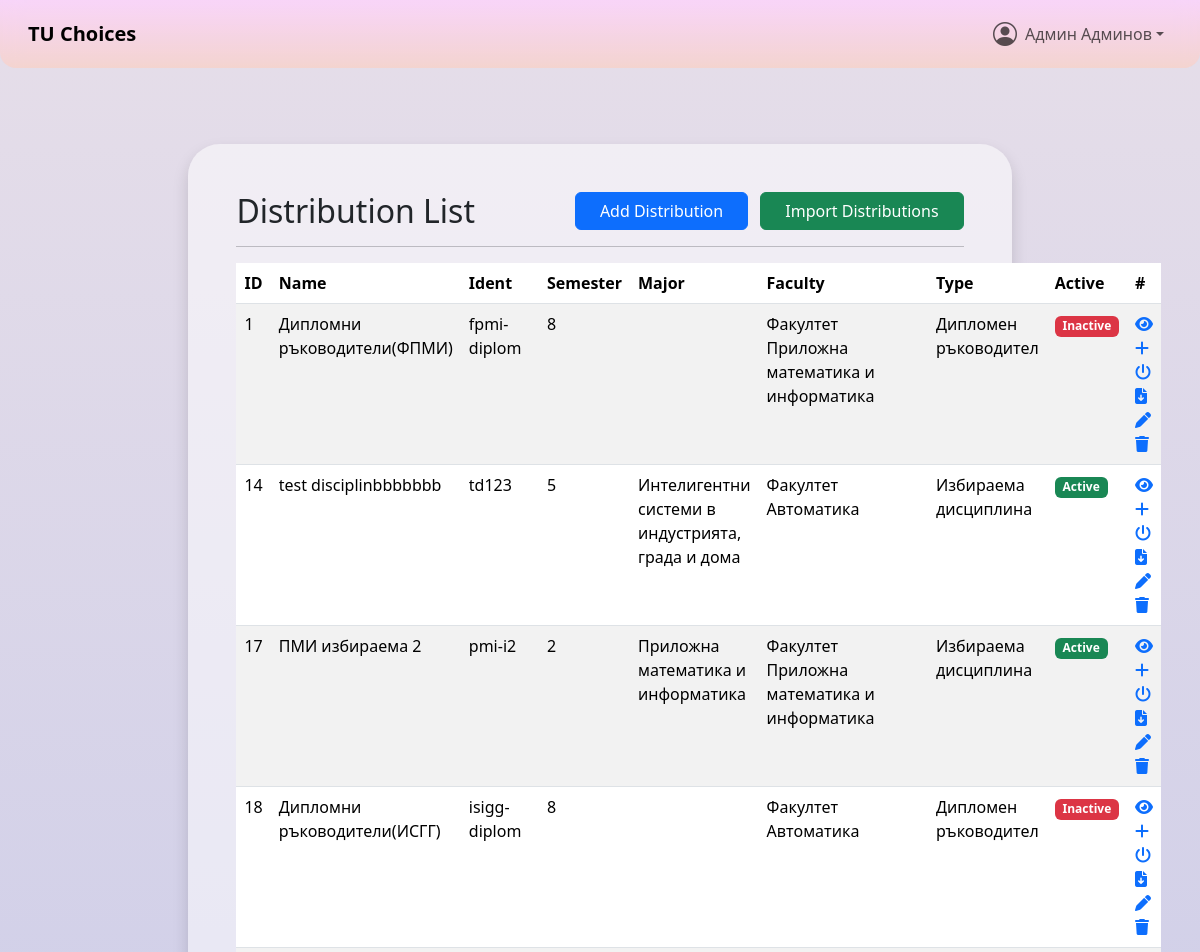
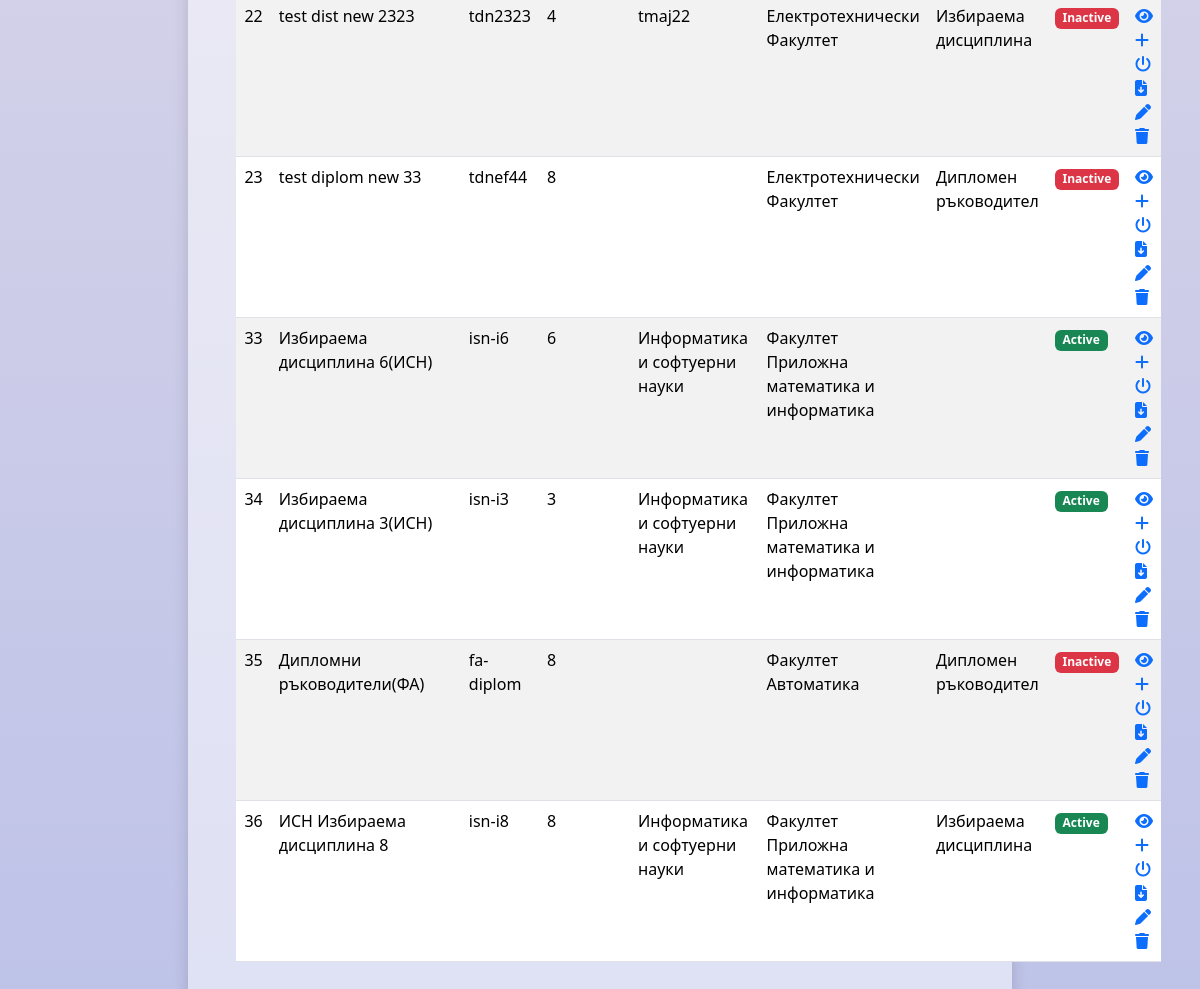
The page /distributions/distributionList.php (signed in) on the database its author committed (2 pictures, top to bottom).
### tables this page shows
CREATE TABLE `users` (
  `id` int(11) NOT NULL,
  `username` varchar(100) NOT NULL,
  `names` varchar(100) NOT NULL,
  `email` varchar(100) NOT NULL,
  `pass` varchar(100) NOT NULL DEFAULT '',
  `role` int(11) NOT NULL DEFAULT 0 COMMENT '1=student,2=teacher,3=admin',
  `fn` varchar(100) NOT NULL DEFAULT '',
  `major` varchar(10) NOT NULL DEFAULT '0',
  `faculty` varchar(10) NOT NULL DEFAULT '0',
  `start_year` int(11) DEFAULT NULL,
  `active` tinyint(1) NOT NULL DEFAULT 0,
  `deleted` tinyint(1) NOT NULL DEFAULT 0,
  `created_at` datetime NOT NULL DEFAULT current_timestamp(),
  `updated_at` datetime NOT NULL DEFAULT current_timestamp() ON UPDATE current_timestamp()
);

CREATE TABLE `distributions` (
  `id` int(11) NOT NULL,
  `name` varchar(100) NOT NULL,
  `ident` varchar(50) NOT NULL,
  `semester_applicable` int(11) NOT NULL,
  `major` varchar(10) NOT NULL DEFAULT '0',
  `faculty` varchar(10) NOT NULL DEFAULT '0',
  `type` tinyint(1) NOT NULL COMMENT '1=Избираема дисциплина, 2=Дипломен ръководител',
  `active` smallint(6) NOT NULL DEFAULT 0,
  `deleted` tinyint(1) NOT NULL DEFAULT 0,
  `created_at` datetime NOT NULL DEFAULT current_timestamp(),
  `updated_at` datetime NOT NULL DEFAULT current_timestamp() ON UPDATE current_timestamp()
);

CREATE TABLE `faculties` (
  `id` int(11) NOT NULL,
  `name` varchar(100) NOT NULL,
  `short` varchar(50) NOT NULL,
  `deleted` tinyint(1) NOT NULL DEFAULT 0,
  `created_at` datetime NOT NULL DEFAULT current_timestamp(),
  `updated_at` datetime NOT NULL DEFAULT current_timestamp() ON UPDATE current_timestamp()
);

CREATE TABLE `majors` (
  `id` int(11) NOT NULL,
  `name` varchar(100) NOT NULL,
  `short` varchar(50) NOT NULL,
  `faculty` varchar(10) NOT NULL DEFAULT '0',
  `deleted` tinyint(1) NOT NULL DEFAULT 0,
  `created_at` datetime NOT NULL DEFAULT current_timestamp(),
  `updated_at` datetime NOT NULL DEFAULT current_timestamp() ON UPDATE current_timestamp()
);

### backend/users/user.php (called while the page is built, shortened)
<?php
class User
{
    private $names;
    public function __construct($id, mysqli $mysqli)
    {
        $this->id = $id;
        $stmt = $mysqli->prepare(
            "SELECT username, names, email, role, fn, major, faculty, start_year
             FROM users
             WHERE id = ?
             LIMIT 1"
        );
        $stmt->bind_param('i', $this->id);
        $stmt->execute();
        $stmt->bind_result(
            $username,
            $names,
            $email,
            $role,
            $fn,
            $majorShort,
            $facultyShort,
            $startYear
        );
        $this->names = $names;
    }
    public function getNames()
    {
        return $this->names;
    }
}

### backend/utils/dbUtils.php (called while the page is built, shortened)
<?php
function getNonDeletedFromDB($table_name, $mysqli, $hasDeleted = true, $searchableByID = false)
{
    $check = $hasDeleted ? " WHERE deleted = 0" : "";
    $stmt = $mysqli->prepare("SELECT * FROM " . $table_name . $check);
    $stmt->execute();
    $result = $stmt->get_result();
    $arr = [];
    if ($searchableByID) {
        while ($row = $result->fetch_assoc()) {
            $arr[$row['id']] = $row;
        }
    } else {
        $arr = $result->fetch_all(MYSQLI_ASSOC);
    }
    return $arr;
}

### backend/distributions/distribution.php (called while the page is built, shortened)
<?php
require_once __DIR__ . "/../utils/dbUtils.php";
require_once __DIR__ . "/../users/User.php";
class Distribution
{
    private $majorShort;
    private $facultyShort;
    private $active;
    public function __construct(int $id, mysqli $mysqli)
    {
        $this->id = $id;
        $stmt = $mysqli->prepare(
            "SELECT name, ident, semester_applicable, major, faculty, type, active
             FROM distributions
             WHERE id = ?"
        );
        $stmt->bind_param('i', $this->id);
        $stmt->execute();
        $stmt->bind_result(
            $name,
            $ident,
            $semesterApplicable,
            $majorShort,
            $facultyShort,
            $type,
            $active
        );
        $this->majorShort = $majorShort;
        $this->facultyShort = $facultyShort;
        $this->active = $active;
    }
    public function getMajorID($mysqli)
    {
        $stmt = $mysqli->prepare("SELECT id FROM majors WHERE short = ?");
        $stmt->bind_param("s", $this->majorShort);
        $stmt->execute();
        $result = $stmt->get_result();
        $row = $result->fetch_assoc();
        return $row['id'] ?? 0;
    }
    public function getFacultyID(mysqli $mysqli)
    {
        $stmt = $mysqli->prepare("SELECT id FROM faculties WHERE short = ?");
        $stmt->bind_param("s", $this->facultyShort);
        $stmt->execute();
        $result = $stmt->get_result();
        $row = $result->fetch_assoc();
        return $row['id'] ?? 0;
    }
    public function isActive()
    {
        return $this->active == 1;
    }
}

### backend/majors/faculty.php (called while the page is built, shortened)
<?php
require_once "Major.php";
class Faculty
{
    private $name;
    public function __construct($id, mysqli $mysqli)
    {
        $this->id = $id;
        $stmt = $mysqli->prepare("SELECT name, short FROM faculties WHERE id = ?");
        $stmt->bind_param('i', $this->id);
        $stmt->execute();
        $stmt->bind_result($name, $short);
        $this->name = $name;
    }
    public function getName()
    {
        return $this->name;
    }
}

### backend/majors/major.php (called while the page is built, shortened)
<?php
class Major
{
    private $name;
    public function __construct($id, mysqli $mysqli)
    {
        $this->id = $id;
        $stmt = $mysqli->prepare("SELECT name, short, faculty FROM majors WHERE id = ?");
        $stmt->bind_param('i', $this->id);
        $stmt->execute();
        $stmt->bind_result($name, $short, $facultyShort);
        if (!$stmt->fetch()) {
            throw new Exception('Major not found for ID ' . $this->id);
        }
        $this->name = $name;
    }
    public function getName()
    {
        return $this->name;
    }
}

### distributions/distributionList.php (the view, shortened to what this page needs)
<?php
require_once "../header.php";
$distributions = getNonDeletedFromDB("distributions", $mysqli);
?>
<main>
    <div class="container-fluid d-flex flex-column align-items-center pb-5 pt-5" style="min-height:90vh">
        <div class="bg-white bg-opacity-50 p-5 rounded-5 shadow" style="width:70%">
            <div class="d-flex justify-content-between align-items-center mb-3">
                <h2 class="mb-0">Distribution List</h2>
                <div>
                    <a href="distributionAdd.php" class="btn btn-primary px-4 me-2">Add Distribution</a>
                    <button onclick="importData('../backend/utils/importData.php', 'importDistributions')"
                        class="btn btn-success px-4">Import Distributions</button>
                </div>
            </div>
            <hr>
            <table id="table" class="table table-striped">
                <thead>
                    <tr>
                        <th>ID</th>
                        <th>Name</th>
                        <th>Ident</th>
                        <th>Semester</th>
                        <th>Major</th>
                        <th>Faculty</th>
                        <th>Type</th>
                        <th>Active</th>
                        <th>#</th>
                    </tr>
                </thead>
                <tbody>
                    <?php foreach ($distributions as $d) {
                        $currDist = new Distribution($d["id"], $mysqli);
                        $majorName = "";
                        $facultyName = "";
                        try {
                            $currMajor = new Major($currDist->getMajorID($mysqli), $mysqli);
                            $majorName = $currMajor->getName();
                        } catch (\Exception $th) {
                        }
                        try {
                            $currFaculty = new Faculty($currDist->getFacultyID($mysqli), $mysqli);
                            $facultyName = $currFaculty->getName();
                        } catch (\Exception $th) {
                        }
                        ?>
                        <tr>
                            <td><?= $d["id"]; ?></td>
                            <td><?= $d["name"]; ?></td>
                            <td><?= $d["ident"]; ?></td>
                            <td><?= $d["semester_applicable"]; ?></td>
                            <td><?= $majorName; ?></td>
                            <td><?= $facultyName; ?></td>
                            <td>
                                <?php
                                if ($d["type"] == 1) {
                                    echo "Избираема дисциплина";
                                } else if ($d["type"] == 2) {
                                    echo "Дипломен ръководител";
                                } ?>
                            </td>
                            <td>
                                <?php if ($d["active"]) { ?>
                                    <span class="badge bg-success" style="cursor: pointer;" title="Deactivate distribution"
                                        onclick="switchDistribution(<?= $d['id'] ?>, 0)">Active</span>
                                <?php } else { ?>
                                    <span class="badge bg-danger" style="cursor: pointer;" title="Activate distribution"
                                        onclick="switchDistribution(<?= $d['id'] ?>, 1)">Inactive</span>
                                <?php } ?>
                            </td>
                            <td>
                                <a href="distributionView.php?id=<?= $d["id"] ?>">
                                    <i class="fa-solid fa-eye"></i>
                                </a>
                                <a href="distributionChoiseAdd.php?dist_id=<?= $d["id"]; ?>">
                                    <i class="fa-solid fa-plus"></i>
                                </a>
                                <a href="#" title="Only toggle, don't distribute"
                                    onclick="proceedToggle(<?= $currDist->isActive() ? 0 : 1; ?>, <?= $d['id'] ?>, false)">
                                    <i class="fa-solid fa-power-off"></i>
                                </a>
                                <a id="downloadDistBtn" href="#" title="Download data" data-dist-id="<?= $d["id"]; ?>">
                                    <i class="fa-solid fa-file-arrow-down"></i>
                                </a>
                                <a href="distributionEdit.php?id=<?= $d["id"]; ?>">
                                    <i class="fa-solid fa-pen"></i>
                                </a>
                                <a href="distributionList.php?action=delete&id=<?= $d["id"]; ?>">
                                    <i class="fa-solid fa-trash"></i>
                                </a>
                            </td>
                        </tr>
                    <?php } ?>
                </tbody>
            </table>
        </div>
    </div>
</main>
<?php require_once "../footer.php"; ?>

### header.php (shortened to what this page needs)
<?php
require_once "backend/config/dbConfig.php";
require_once "backend/utils/dbUtils.php";
require_once "backend/majors/Faculty.php";
require_once "backend/majors/Major.php";
require_once "backend/distributions/Distribution.php";
require_once "backend/users/User.php";
$projectRoot = str_replace(
    realpath($_SERVER['DOCUMENT_ROOT']),
    '',
    realpath(__DIR__ . '/')
);
$user = new User($_SESSION["userID"], $mysqli);
?>
<!DOCTYPE html>
<html lang="en">
<head>
    <link href="https://cdn.jsdelivr.net/npm/bootstrap@5.3.5/dist/css/bootstrap.min.css" rel="stylesheet"
>
    <link rel="stylesheet" href="https://cdn.jsdelivr.net/npm/bootstrap-icons@1.10.5/font/bootstrap-icons.css">
    <link rel="stylesheet" href="https://cdn.datatables.net/2.3.0/css/dataTables.bootstrap5.css">
         <link rel="stylesheet" href="<?= $projectRoot ?>/css/main.css">
    <link rel="stylesheet" href="<?= $projectRoot ?>/css/navbar.css">
</head>
<body>
    <header>
        <nav class="navbar navbar-expand-lg navbar-custom fixed-top px-3">
            <div class="container-fluid">
                <a class="navbar-brand fw-bold" href="<?= $projectRoot ?>/index.php">TU Choices</a>
                <div class="collapse navbar-collapse" id="mainNav">
                    <ul class="navbar-nav ms-auto mb-2 mb-lg-0 align-items-lg-center">
                        <li class="nav-item dropdown">
                            <a class="nav-link dropdown-toggle d-flex align-items-center" href="#" id="profileDropdown"
                                role="button" data-bs-toggle="dropdown" aria-expanded="false">
                                <i class="bi bi-person-circle fs-4"></i>
                                <div class="ms-2"><?= $user->getNames(); ?></div>
                            </a>
                        </li>
                    </ul>
                </div>
            </div>
        </nav>
    </header>

### css/navbar.css (style rules this page uses)
.navbar-custom { background-image: linear-gradient(to top, rgb(250, 208, 196, 70%) 0%, rgb(255, 209, 255, 70%) 100%); backdrop-filter: blur(10px); border-radius: 0 0 1rem 1rem; margin-bottom: 2rem; }

### header.php (style rules this page uses)
html, body { overflow-x: hidden; height: 100%; margin: 0; }
body { background-color: #E4E4E1; background-image: linear-gradient(to top, #bdc2e8 0%, #bdc2e8 1%, #e6dee9 100%); background-blend-mode: normal, multiply; background-repeat: no-repeat; background-size: cover; background-attachment: fixed; }
main { margin-top: 6rem; }

### rows shown on the page
users: names "Админ Админов"
distributions: id "1", name "Дипломни ръководители(ФПМИ)", ident "fpmi-diplom", semester_applicable "8", faculties.name "Факултет Приложна математика и информатика", type "Дипломен ръководител"
distributions: id "14", name "test disciplinbbbbbbb", ident "td123", semester_applicable "5", majors.name "Интелигентни системи в индустрията, града и дома", faculties.name "Факултет Автоматика", type "Избираема дисциплина"
distributions: id "17", name "ПМИ избираема 2", ident "pmi-i2", semester_applicable "2", majors.name "Приложна математика и информатика", faculties.name "Факултет Приложна математика и информатика", type "Избираема дисциплина"
distributions: id "18", name "Дипломни ръководители(ИСГГ)", ident "isigg-diplom", semester_applicable "8", faculties.name "Факултет Автоматика", type "Дипломен ръководител"
distributions: id "22", name "test dist new 2323", ident "tdn2323", semester_applicable "4", majors.name "tmaj22", faculties.name "Електротехнически Факултет", type "Избираема дисциплина"
distributions: id "23", name "test diplom new 33", ident "tdnef44", semester_applicable "8", faculties.name "Електротехнически Факултет", type "Дипломен ръководител"
distributions: id "33", name "Избираема дисциплина 6(ИСН)", ident "isn-i6", semester_applicable "6", majors.name "Информатика и софтуерни науки", faculties.name "Факултет Приложна математика и информатика"
distributions: id "34", name "Избираема дисциплина 3(ИСН)", ident "isn-i3", semester_applicable "3", majors.name "Информатика и софтуерни науки", faculties.name "Факултет Приложна математика и информатика"
distributions: id "35", name "Дипломни ръководители(ФА)", ident "fa-diplom", semester_applicable "8", faculties.name "Факултет Автоматика", type "Дипломен ръководител"
distributions: id "36", name "ИСН Избираема дисциплина 8", ident "isn-i8", semester_applicable "8", majors.name "Информатика и софтуерни науки", faculties.name "Факултет Приложна математика и информатика", type "Избираема дисциплина"
